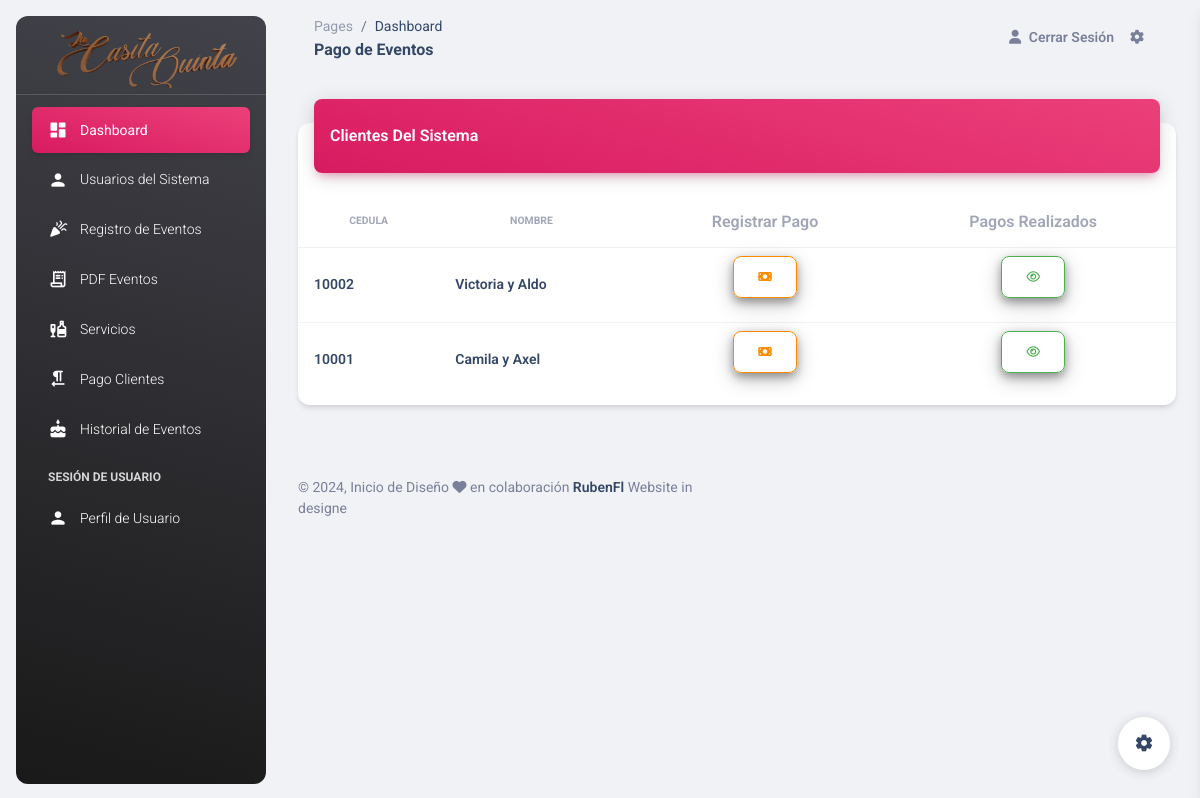
/Templates/pagoClientes.php (signed in), run on an earlier commit of the app's database.
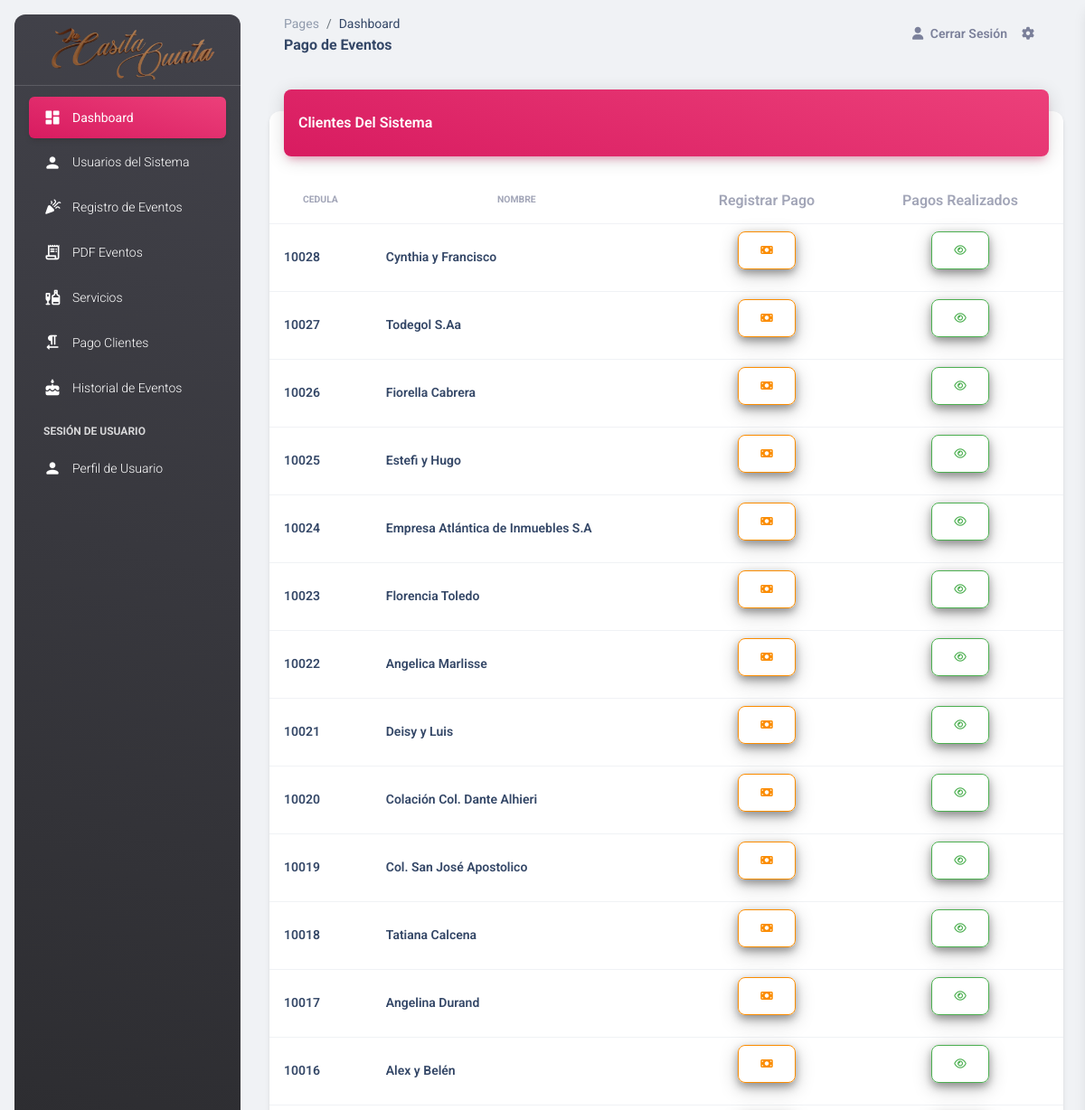
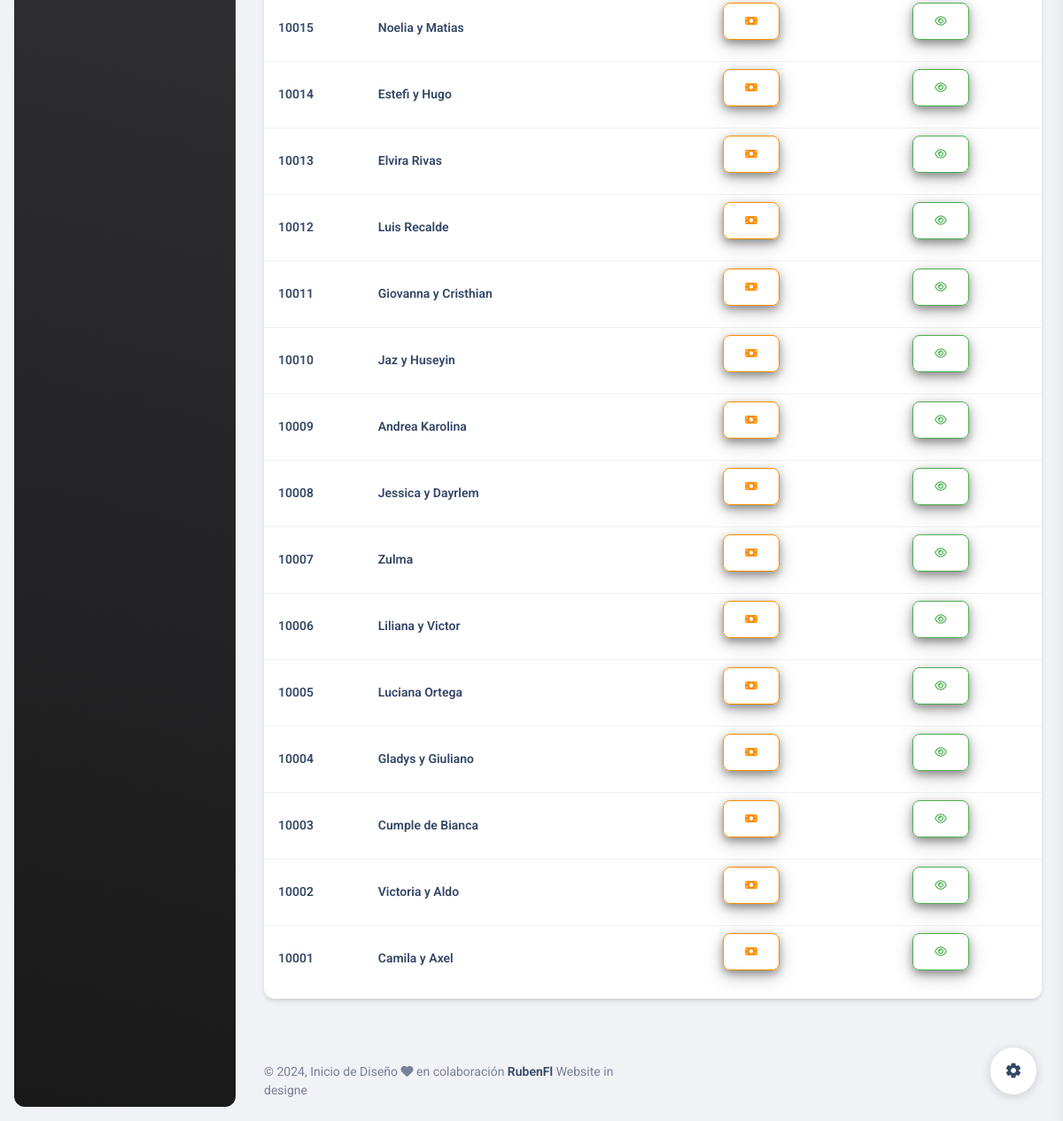
And on a later commit of the database (2 pictures, top to bottom).
### tables this page shows
CREATE TABLE `users` (
  `id` int(11) NOT NULL,
  `cedula` int(11) DEFAULT NULL,
  `nombre` varchar(50) NOT NULL,
  `usuario` varchar(20) DEFAULT NULL,
  `pass` varchar(250) DEFAULT NULL,
  `rol` int(11) NOT NULL,
  `created_at` timestamp NOT NULL DEFAULT current_timestamp(),
  `estatus` int(11) NOT NULL DEFAULT 1
);

### Templates/pagoClientes.php (the view, shortened to what this page needs)
<?php
require_once('../Models/conexion.php');
require_once('../Includes/header_admin.php');
?>
<body class="g-sidenav-show  bg-gray-200">
  <?php include_once('../Includes/nav_admin.php'); ?>
  <main class="main-content position-relative max-height-vh-100 h-100 border-radius-lg ">
    <nav class="navbar navbar-main navbar-expand-lg px-0 mx-4 shadow-none border-radius-xl" id="navbarBlur" data-scroll="true">
      <div class="container-fluid py-1 px-3">
        <nav aria-label="breadcrumb">
          <ol class="breadcrumb bg-transparent mb-0 pb-0 pt-1 px-0 me-sm-6 me-5">
            <li class="breadcrumb-item text-sm"><a class="opacity-5 text-dark" href="javascript:;">Pages</a></li>
            <li class="breadcrumb-item text-sm text-dark active" aria-current="page">Dashboard</li>
          </ol>
          <h6 class="font-weight-bolder mb-0">Pago de Eventos</h6>
        </nav>
        <div class="collapse navbar-collapse mt-sm-0 mt-2 me-md-0 me-sm-4" id="navbar">
          <ul class="navbar-nav  justify-content-end">
            <li class="nav-item d-flex align-items-center">
              <a href="../Templates/salir.php" class="nav-link text-body font-weight-bold px-0">
                <i class="fa fa-user me-sm-1"></i>
                <span class="d-sm-inline d-none">Cerrar Sesión</span>
              </a>
            </li>
            <li class="nav-item px-3 d-flex align-items-center">
              <a href="javascript:;" class="nav-link text-body p-0">
                <i class="fa fa-cog fixed-plugin-button-nav cursor-pointer"></i>
              </a>
            </li>
          </ul>
        </div>
      </div>
    </nav>
    <div class="container-fluid py-4">
      <div class="row">
        <div class="col-12">
          <div class="card my-4">
            <div class="card-header p-0 position-relative mt-n4 mx-3 z-index-2">
              <div class="bg-gradient-primary shadow-primary border-radius-lg pt-4 pb-3">
                <h6 class="text-white text-capitalize ps-3">Clientes del Sistema
              </div>
            </div>
            <div class="card-body px-0 pb-2">
              <div class="table-responsive p-0">
                <table class="table align-items-center mb-0 text-center" id="tabla_Usuario">
                  <thead>
                    <tr>
                      <th class="text-uppercase text-secondary text-xxs font-weight-bolder opacity-7">Cedula</th>
                      <th class="text-uppercase text-secondary text-xxs font-weight-bolder opacity-7 ps-2">Nombre</th>
                      <th class="text-secondary opacity-7">Registrar Pago</th>
                      <th class="text-secondary opacity-7">Pagos Realizados</th>
                    </tr>
                  </thead>
                  <tbody>
                  <?php
                        $sql = mysqli_query($conection," SELECT u.id,u.cedula,u.nombre
                        FROM users u  where u.rol = 0 AND u.estatus = 1 ORDER BY  u.id DESC");
                         $resultado = mysqli_num_rows($sql);
                         if($resultado > 0){
                            while ($data = mysqli_fetch_array($sql)){
                      ?>
                    <tr>
                      <td>
                        <div class="d-flex px-2 py-1">
                          <div class="d-flex flex-column justify-content-center">
                            <h6 class="mb-0 text-sm"><?php echo $data['cedula'];?></h6>
                          </div>
                        </div>
                      </td>
                      <td>
                        <div class="d-flex px-2 py-1">
                          <div class="d-flex flex-column justify-content-center">
                            <h6 class="mb-0 text-sm"><?php echo $data['nombre'];?></h6>
                          </div>
                        </div>
                      </td>
                          <td>
                             <a href="detalleClienteEventos.php?id=<?php echo $data['id']; ?>"class="btn btn-outline-warning"
                             style="box-shadow: 0 4px 8px 0 rgba(0, 0, 0, 0.3), 0 6px 20px  rgba(0, 0, 0, 0.25);"><i class="fa fa-money"></i></a>
                          </td>
                          <td>
                             <a href="pagosRealizados.php?id=<?php echo $data['id']; ?>"class="btn btn-outline-success"
                             style="box-shadow: 0 4px 8px 0 rgba(0, 0, 0, 0.3), 0 6px 20px  rgba(0, 0, 0, 0.25);"><i class="fa fa-eye"></i></a>
                          </td>
                    </tr>
                    <?php }
                } ?>
                  </tbody>
                </table>
              </div>
            </div>
          </div>
        </div>
      </div>
    </div>
    <footer class="footer py-4  ">
      <div class="container-fluid">
        <div class="row align-items-center justify-content-lg-between">
          <div class="col-lg-6 mb-lg-0 mb-4">
            <div class="copyright text-center text-sm text-muted text-lg-start">
              © ,
              Inicio de Diseño <i class="fa fa-heart"></i> en colaboración
              <a href="#" class="font-weight-bold" target="_blank">RubenFl</a>
              Website in designe
            </div>
          </div>
        </div>
      </div>
    </footer>
  </main>
<?php include_once('../Includes/footer_admin.php') ?>

### Includes/header_admin.php (shortened to what this page needs)
<!DOCTYPE html>
<html lang="en">
<head>
  <link href="../assets/css/nucleo-icons.css" rel="stylesheet" />
  <link href="../assets/css/nucleo-svg.css" rel="stylesheet" />
  <link id="pagestyle" href="../assets/css/material-dashboard.css?v=3.0.4" rel="stylesheet" />
  <link rel="stylesheet" href="../js/sweetalert2.min.css">
    <link rel="stylesheet" type="text/css" href="https://maxcdn.bootstrapcdn.com/font-awesome/4.7.0/css/font-awesome.min.css">
    <link rel="stylesheet" href="https://cdnjs.cloudflare.com/ajax/libs/font-awesome/6.1.1/css/all.min.css"
 />
</head>

### Includes/nav_admin.php (shortened to what this page needs)
<aside class="sidenav navbar navbar-vertical navbar-expand-xs border-0 border-radius-xl my-3 fixed-start ms-3   bg-gradient-dark" id="sidenav-main">
    <div class="sidenav-header">
      <a class="navbar-brand" href="../Templates/dashboard.php">
        <span class="ms-1 font-weight-bold text-white">
             <img src="../assets/img/logoCasita.png" alt="main_logo" style="width: 190px; margin-top: -20px;" >
        </span>
      </a>
    </div>
    <hr class="horizontal light mt-0 mb-2">
    <div class="collapse navbar-collapse  w-auto " id="sidenav-collapse-main">
      <ul class="navbar-nav">
        <li class="nav-item">
          <a class="nav-link text-white active bg-gradient-primary" href="../Templates/dashboard.php">
            <div class="text-white text-center me-2 d-flex align-items-center justify-content-center">
              <i class="material-icons opacity-10">dashboard</i>
            </div>
            <span class="nav-link-text ms-1">Dashboard</span>
          </a>
        </li>
        <li class="nav-item">
          <a class="nav-link text-white " href="../Templates/usuarios.php">
            <div class="text-white text-center me-2 d-flex align-items-center justify-content-center">
              <i class="material-icons opacity-10">person</i>
            </div>
            <span class="nav-link-text ms-1">Usuarios del Sistema</span>
          </a>
        </li>
        <li class="nav-item">
          <a class="nav-link text-white " href="../Templates/registro.php">
            <div class="text-white text-center me-2 d-flex align-items-center justify-content-center">
              <i class="material-icons opacity-10">celebration</i>
            </div>
            <span class="nav-link-text ms-1">Registro de Eventos</span>
          </a>
        </li>
        <li class="nav-item">
          <a class="nav-link text-white " href="../Templates/reporteEventos.php">
            <div class="text-white text-center me-2 d-flex align-items-center justify-content-center">
              <i class="material-icons opacity-10">receipt_long</i>
            </div>
            <span class="nav-link-text ms-1">PDF Eventos</span>
          </a>
        </li>
        <li class="nav-item">
          <a class="nav-link text-white " href="../Templates/servicios.php">
            <div class="text-white text-center me-2 d-flex align-items-center justify-content-center">
              <i class="material-icons opacity-10">liquor</i>
            </div>
            <span class="nav-link-text ms-1">Servicios</span>
          </a>
        </li>
        <li class="nav-item">
          <a class="nav-link text-white " href="../Templates/pagoClientes.php">
            <div class="text-white text-center me-2 d-flex align-items-center justify-content-center">
              <i class="material-icons opacity-10">format_textdirection_r_to_l</i>
            </div>
            <span class="nav-link-text ms-1">Pago Clientes</span>
          </a>
        </li>
        <li class="nav-item">
          <a class="nav-link text-white " href="../Templates/historialEvento.php">
            <div class="text-white text-center me-2 d-flex align-items-center justify-content-center">
              <i class="material-icons opacity-10">cake</i>
            </div>
            <span class="nav-link-text ms-1">Historial de Eventos</span>
          </a>
        </li>
        <li class="nav-item mt-3">
          <h6 class="ps-4 ms-2 text-uppercase text-xs text-white font-weight-bolder opacity-8">Sesión de Usuario</h6>
        </li>
        <li class="nav-item">
          <a class="nav-link text-white " href="../Templates/perfil.php">
            <div class="text-white text-center me-2 d-flex align-items-center justify-content-center">
              <i class="material-icons opacity-10">person</i>
            </div>
            <span class="nav-link-text ms-1">Perfil de Usuario</span>
          </a>
        </li>
      </ul>
    </div>
  </aside>

### Includes/footer_admin.php (shortened to what this page needs)
<div class="fixed-plugin">
    <a class="fixed-plugin-button text-dark position-fixed px-3 py-2">
      <i class="material-icons py-2">settings</i>
    </a>
    </div>
</body>
</html>

What changed in the data, as far as the page shows it:
added users: cedula "10028", nombre "Cynthia y Francisco"
added users: cedula "10027", nombre "Todegol S.Aa"
added users: cedula "10026", nombre "Fiorella Cabrera"
added users: cedula "10025", nombre "Estefi y Hugo"
added users: cedula "10024", nombre "Empresa Atlántica de Inmuebles S.A"
added users: cedula "10023", nombre "Florencia Toledo"
added users: cedula "10022", nombre "Angelica Marlisse"
added users: cedula "10021", nombre "Deisy y Luis"
added users: cedula "10020", nombre "Colación Col. Dante Alhieri"
added users: cedula "10019", nombre "Col. San José Apostolico"
added users: cedula "10018", nombre "Tatiana Calcena"
added users: cedula "10017", nombre "Angelina Durand"
added users: cedula "10016", nombre "Alex y Belén"
added users: cedula "10015", nombre "Noelia y Matias"
added users: cedula "10014", nombre "Estefi y Hugo"
added users: cedula "10013", nombre "Elvira Rivas"
added users: cedula "10012", nombre "Luis Recalde"
added users: cedula "10011", nombre "Giovanna y Cristhian"
added users: cedula "10010", nombre "Jaz y Huseyin"
added users: cedula "10009", nombre "Andrea Karolina"
added users: cedula "10008", nombre "Jessica y Dayrlem"
added users: cedula "10007", nombre "Zulma"
added users: cedula "10006", nombre "Liliana y Victor"
added users: cedula "10005", nombre "Luciana Ortega"
added users: cedula "10004", nombre "Gladys y Giuliano"
added users: cedula "10003", nombre "Cumple de Bianca"
